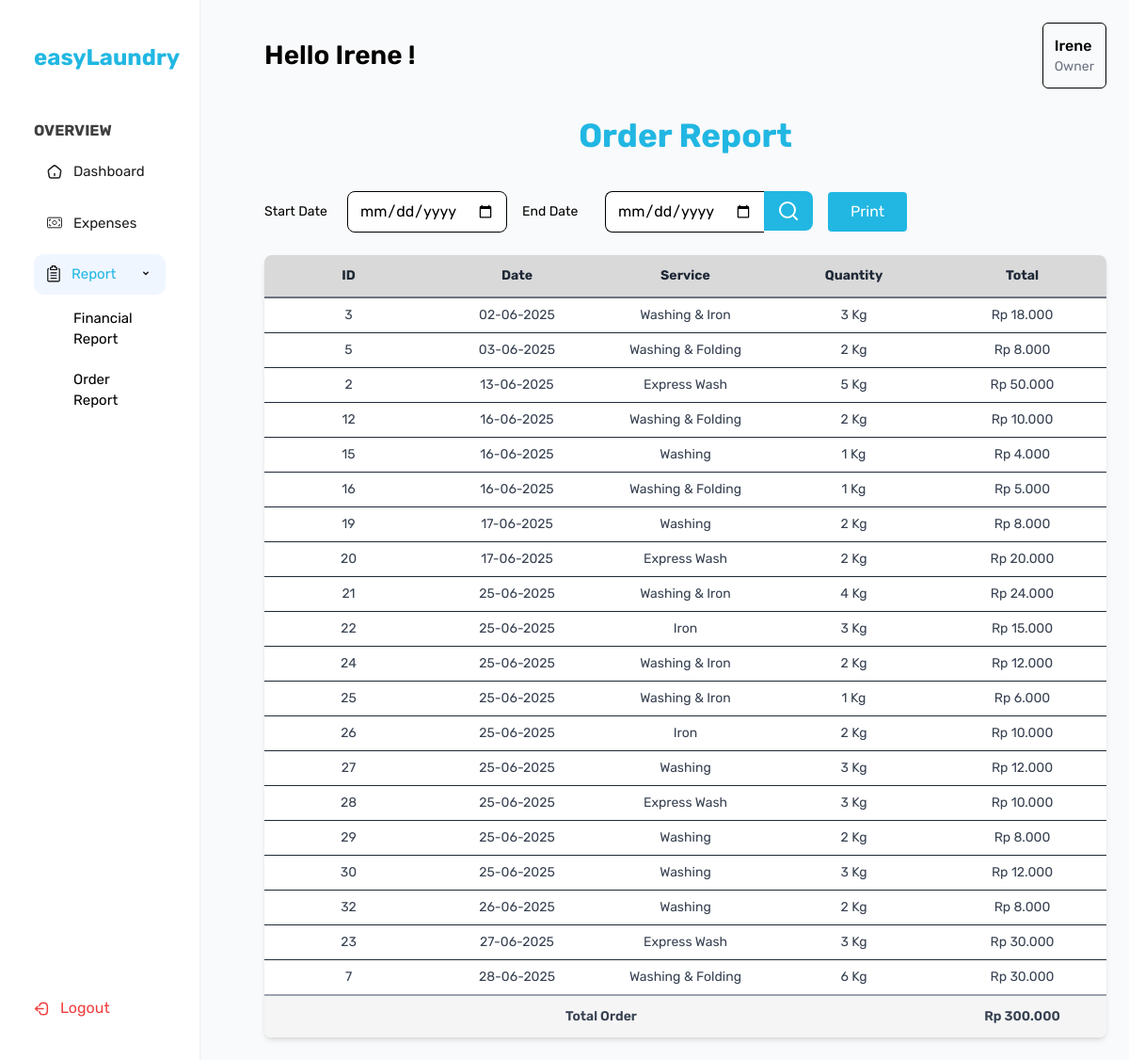
The page /pemilik/laporanpesanan.php (signed in) on the database its author committed.
### tables this page shows
CREATE TABLE `pesanan` (
  `id` int(15) NOT NULL,
  `nama` varchar(100) NOT NULL,
  `layanan` varchar(30) NOT NULL,
  `berat` varchar(30) NOT NULL,
  `total_harga` int(50) NOT NULL,
  `no_telp` int(30) NOT NULL,
  `tgl` date NOT NULL,
  `parfum` varchar(50) NOT NULL,
  `pembayaran` enum('Unpaid','Paid','','') NOT NULL DEFAULT 'Unpaid',
  `status` enum('Process','Finished','','') NOT NULL DEFAULT 'Process',
  `id_pelanggan` int(11) DEFAULT NULL,
  `id_karyawan` int(11) DEFAULT NULL
);

### pemilik/laporanpesanan.php (the view, shortened to what this page needs)
<?php
include '../koneksi.php';
$namaUser = $_SESSION['nama'] ?? 'User';
$tglAwal = $_POST['tanggalawal'] ?? '';
$tglAkhir = $_POST['tanggalakhir'] ?? '';
$filterPesanan = '';
$pesanan = mysqli_query($connect, "SELECT id, tgl AS tanggal, layanan, berat, total_harga FROM pesanan $filterPesanan");
$transaksi = [];
while ($row = mysqli_fetch_assoc($pesanan)) {
  $transaksi[] = [
    'id' => $row['id'],
    'tanggal' => $row['tanggal'],
    'layanan' => $row['layanan'],
    'berat' => $row['berat'],
    'total' => (int)$row['total_harga'],
  ];
}
usort($transaksi, fn($a, $b) => strtotime($a['tanggal']) - strtotime($b['tanggal']));
?>
<!DOCTYPE html>
<html lang="en">
<head>
  <script src="https://cdn.tailwindcss.com"></script>
</head>
<body class="flex bg-gray-50 min-h-screen">
  <?php include 'sidebarpemilik.php'; ?>
  <div class="ml-[45px] w-[calc(100%-212px)] h-screen overflow-y-auto p-6">
    <div class="flex justify-between items-center mb-6">
      <h2 style="font-size: 28px;" class="text-2xl font-semibold">Hello <?= htmlspecialchars($namaUser) ?> !</h2>
      <div class="border border-black p-3 rounded-md">
        <p class="font-medium"><?= htmlspecialchars($namaUser) ?></p>
        <p class="text-sm text-gray-500">Owner</p>
      </div>
    </div>
    <h1 style="font-size: 35px; color: #21B7E2;" class="text-center font-bold mb-8 mt-5">Order Report</h1>
    <form method="POST" class="flex items-center gap-4 mb-6">
      <div class="flex items-center gap-2">
        <label class="text-sm min-w-[80px]">Start Date</label>
        <input type="date" name="tanggalawal" value="<?= $tglAwal ?>" class="border border-black px-3 py-2 rounded-[8px]" required>
      </div>
      <div class="flex items-center gap-2">
        <label class="text-sm min-w-[80px]">End Date</label>
        <div class="flex">
          <input type="date" name="tanggalakhir" value="<?= $tglAkhir ?>" class="border border-black px-3 py-2 rounded-l-[8px] border-r-0" required>
          <button type="submit" class="bg-[#21b7e2] text-white px-4 py-2 rounded-r-[8px] h-[42px]">
          </button>
        </div>
      </div>
      <button type="button" onclick="window.print()" class="bg-[#21b7e2] text-white px-6 py-2 rounded h-[42px]">
        Print
      </button>
    </form>
    <div id="print-area">
      <div class="mt-6 rounded-lg shadow-md overflow-hidden">
      <table class="w-full text-sm text-left table-fixed border-collapse">
        <thead class="bg-[#D9D9D9] text-gray-800">
          <tr class="border-b-2 border-gray-500 ">
            <th class="py-3 px-4 text-center">ID</th>
            <th class="py-3 px-4 text-center">Date</th>
            <th class="py-3 px-4 text-center">Service</th>
            <th class="py-3 px-4 text-center">Quantity</th>
            <th class="py-3 px-4 text-center">Total</th>
          </tr>
        </thead>
        <tbody class="text-gray-700 bg-white">
          <?php
            $totalOrder = 0;
            foreach ($transaksi as $row):
              $totalOrder += $row['total'];
          ?>
            <tr class="border-b border-gray-800">
              <td class="py-2 px-4 text-center"><?= $row['id'] ?></td>
              <td class="py-2 px-4 text-center"><?= date('d-m-Y', strtotime($row['tanggal'])) ?></td>
              <td class="py-2 px-4 text-center"><?= $row['layanan'] ?></td>
              <td class="py-2 px-4 text-center"><?= $row['berat'] ?> Kg</td>
              <td class="py-2 px-4 text-center">Rp <?= number_format($row['total'], 0, ',', '.') ?></td>
            </tr>
          <?php endforeach; ?>
            <tr class="bg-[#F5F5F5] font-semibold border-t-2 border-gray-400">
              <td colspan="4" class="py-3 px-4 text-center">Total Order</td>
              <td class="py-3 px-4 text-center">Rp <?= number_format($totalOrder, 0, ',', '.') ?></td>
            </tr>
          </tbody>
        </table>
        </div>
      </div>
    </div>
</body>
</html>

### pemilik/laporanpesanan.php (style rules this page uses)
body { font-family: 'Rubik'; }

### pemilik/sidebarpemilik.php (style rules this page uses)
:root { --gray-1: #333333; --primary-color-gray-10: #FFFFFF; --primary-color-gray-100: #202020; --primary-color-gray-90: #3F3F3F; --white: #FFFFFF; --blue: #21B7E2; --light-blue: #D0F6FF; --red: #F13E3E; }

### rows shown on the page
pesanan: id "3", tgl "02-06-2025", layanan "Washing & Iron", berat "3", total_harga "18.000"
pesanan: id "5", tgl "03-06-2025", layanan "Washing & Folding", berat "2", total_harga "8.000"
pesanan: id "2", tgl "13-06-2025", layanan "Express Wash", berat "5", total_harga "50.000"
pesanan: id "12", tgl "16-06-2025", layanan "Washing & Folding", berat "2", total_harga "10.000"
pesanan: id "15", tgl "16-06-2025", layanan "Washing", berat "1", total_harga "4.000"
pesanan: id "16", tgl "16-06-2025", layanan "Washing & Folding", berat "1", total_harga "5.000"
pesanan: id "19", tgl "17-06-2025", layanan "Washing", berat "2", total_harga "8.000"
pesanan: id "20", tgl "17-06-2025", layanan "Express Wash", berat "2", total_harga "20.000"
pesanan: id "21", tgl "25-06-2025", layanan "Washing & Iron", berat "4", total_harga "24.000"
pesanan: id "22", tgl "25-06-2025", layanan "Iron", berat "3", total_harga "15.000"
pesanan: id "24", tgl "25-06-2025", layanan "Washing & Iron", berat "2", total_harga "12.000"
pesanan: id "25", tgl "25-06-2025", layanan "Washing & Iron", berat "1", total_harga "6.000"
pesanan: id "26", tgl "25-06-2025", layanan "Iron", berat "2", total_harga "10.000"
pesanan: id "27", tgl "25-06-2025", layanan "Washing", berat "3", total_harga "12.000"
pesanan: id "28", tgl "25-06-2025", layanan "Express Wash", berat "3", total_harga "10.000"
pesanan: id "29", tgl "25-06-2025", layanan "Washing", berat "2", total_harga "8.000"
pesanan: id "30", tgl "25-06-2025", layanan "Washing", berat "3", total_harga "12.000"
pesanan: id "32", tgl "26-06-2025", layanan "Washing", berat "2", total_harga "8.000"
pesanan: id "23", tgl "27-06-2025", layanan "Express Wash", berat "3", total_harga "30.000"
pesanan: id "7", tgl "28-06-2025", layanan "Washing & Folding", berat "6", total_harga "30.000"

### other values the page prints
$namaUser "Irene"
$totalOrder "300.000"
